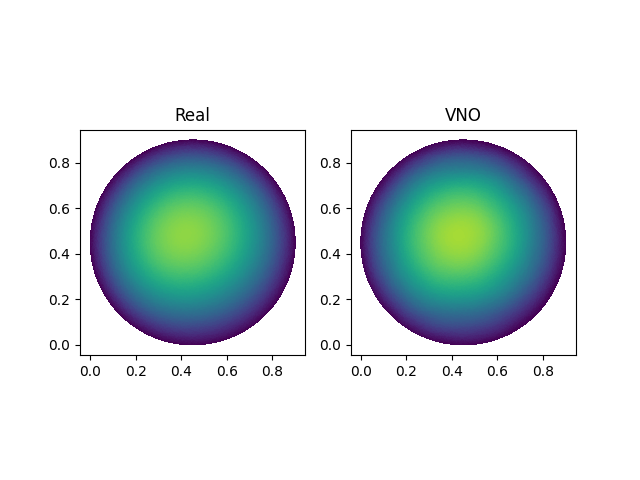

Write Python code to recreate this figure.
import torch
import torch.nn as nn
import torch.nn.functional as F
from darcyflowcircle import DarcyFlowCircle
import torch.nn as nn
import torch
import numpy as np
from tqdm import trange
from time import time

# class for fully nonequispaced 2d points, using the F-FNO approach
class FVFT:
    def __init__(self, x_positions, y_positions, modes):
        # it is important that positions are scaled between 0 and 2*pi
        x_positions -= torch.min(x_positions)
        self.x_positions = x_positions * 6.28 / (torch.max(x_positions) + 1)
        y_positions -= torch.min(y_positions)
        self.y_positions = y_positions * 6.28 / (torch.max(y_positions) + 1)
        self.number_points = x_positions.shape[1]
        self.batch_size = x_positions.shape[0]
        self.modes = modes

        self.X_ = torch.arange(modes).repeat(self.batch_size, 1)[:,:,None].float().cuda()
        self.Y_ = torch.arange(modes).repeat(self.batch_size, 1)[:,:,None].float().cuda()


        self.V_fwd_X, self.V_inv_X, self.V_fwd_Y, self.V_inv_Y = self.make_matrix()

    def make_matrix(self):
        X_mat = torch.bmm(self.X_, self.x_positions[:,None,:])
        Y_mat = (torch.bmm(self.Y_, self.y_positions[:,None,:]))
        forward_mat_X = torch.exp(-1j* (X_mat))
        forward_mat_Y = torch.exp(-1j* (Y_mat))

        inverse_mat_X = torch.conj(forward_mat_X).permute(0,2,1)
        inverse_mat_Y = torch.conj(forward_mat_Y).permute(0,2,1)

        return forward_mat_X, inverse_mat_X, forward_mat_Y, inverse_mat_Y

    def forward(self, data):
        fwd_X = torch.bmm(self.V_fwd_X, data)
        fwd_Y = torch.bmm(self.V_fwd_Y, data)
        return fwd_X, fwd_Y

    def inverse(self, data_x, data_y):
        inv_X = torch.bmm(self.V_inv_X, data_x)
        inv_Y = torch.bmm(self.V_inv_Y, data_y)
        return inv_X, inv_Y


class SpectralConv2d_SMM (nn.Module):
    def __init__(self, in_channels, out_channels, modes1, modes2):
        super(SpectralConv2d_SMM, self).__init__()

        """
        2D Fourier layer. It does FFT, linear transform, and Inverse FFT.    
        """

        self.in_channels = in_channels
        self.out_channels = out_channels
        self.modes1 = modes1 #Number of Fourier modes to multiply, at most floor(N/2) + 1
        self.modes2 = modes2

        # pdb.set_trace()

        self.scale = (1 / (in_channels * out_channels))
        self.weights1 = nn.Parameter(
            self.scale * torch.rand(in_channels, out_channels, self.modes1, dtype=torch.cfloat))
        self.weights2 = nn.Parameter(
            self.scale * torch.rand(in_channels, out_channels, self.modes1, dtype=torch.cfloat))


    # Complex multiplication
    def compl_mul2d(self, input, weights):
        # (batch, in_channel, x,y ), (in_channel, out_channel, x,y) -> (batch, out_channel, x,y)
        return torch.einsum("bixy,ioxy->boxy", input, weights)

    # Complex multiplication and complex batched multiplications
    def compl_mul1d(self, input, weights):
        # (batch, in_channel, x ), (in_channel, out_channel, x) -> (batch, out_channel, x)
        return torch.einsum("bix,iox->box", input, weights)

    def forward(self, x, transformer):
        x = x.permute(0, 2, 1)
        
        # Compute Fourier coeffcients up to factor of e^(- something constant)
        x_ft, y_ft = transformer.forward(x.cfloat()) #[4, 20, 32, 16]
        x_ft = x_ft.permute(0, 2, 1)
        y_ft = y_ft.permute(0, 2, 1)

        # Multiply relevant Fourier modes
        out_ft_x = self.compl_mul1d(x_ft, self.weights1)
        out_ft_y = self.compl_mul1d(y_ft, self.weights1)

        #Return to physical space
        out_ft_x = out_ft_x.permute(0, 2, 1)
        out_ft_y = out_ft_y.permute(0, 2, 1)

        x, y = transformer.inverse(out_ft_x, out_ft_y) # x [4, 20, 512, 512]
        x = x+y
        x = x.permute(0, 2, 1)
        x = x / x.size(-1) * 2

        return x.real
    

class PreVNO(nn.Module):
    # Set a class attribute for the default configs.
    def __init__ (self, modes1,modes2,width,points):
        super(PreVNO, self).__init__()

        self.modes1 = modes1
        self.modes2 = modes2
        self.width = width
        self.padding = 2 # pad the domain if input is non-periodic

        # Predictions are normalized, we need the output denormalized


        self.fc0 = nn.Linear(1, self.width)
        # input channel is 12: the solution of the previous 10 timesteps + 2 locations (u(t-10, x, y), ..., u(t-1, x, y),  x, y)

        self.conv0 = SpectralConv2d_SMM(self.width, self.width, self.modes1, self.modes2)
        self.conv1 = SpectralConv2d_SMM(self.width, self.width, self.modes1, self.modes2)
        self.conv2 = SpectralConv2d_SMM(self.width, self.width, self.modes1, self.modes2)
        self.conv3 = SpectralConv2d_SMM(self.width, self.width, self.modes1, self.modes2)
        self.w01 = nn.Conv1d(self.width, self.width, 1)
        self.w02 = nn.Conv1d(self.width, self.width, 1)
        self.w11 = nn.Conv1d(self.width, self.width, 1)
        self.w12 = nn.Conv1d(self.width, self.width, 1)
        self.w21 = nn.Conv1d(self.width, self.width, 1)
        self.w22 = nn.Conv1d(self.width, self.width, 1)
        self.w31 = nn.Conv1d(self.width, self.width, 1)
        self.w32 = nn.Conv1d(self.width, self.width, 1)

        self.fc1 = nn.Linear(self.width, 128)
        self.fc2 = nn.Linear(128, 1)
        self.transform = FVFT(points[:,:,0], points[:,:,1], self.modes1)

    def forward (self, x):
        # Elasticity has these two as inputs

        x = self.fc0(x)
        x = x.permute(0, 2, 1)

        x1 = self.conv0(x, self.transform)
        x2 = self.w01(x1)
        x3 = F.gelu(x2)
        x4 = self.w02(x3)
        x = F.gelu(x4) + x

        x1 = self.conv1(x, self.transform)
        x2 = self.w11(x1)
        x3 = F.gelu(x2)
        x4 = self.w12(x3)
        x = F.gelu(x4) + x

        x1 = self.conv2(x, self.transform)
        x2 = self.w21(x1)
        x3 = F.gelu(x2)
        x4 = self.w22(x3)
        x = F.gelu(x4) + x

        x1 = self.conv3(x, self.transform)
        x2 = self.w31(x1)
        x3 = F.gelu(x2)
        x4 = self.w32(x3)
        x = F.gelu(x4) + x

        # x = x[..., :-self.padding, :-self.padding]
        x = x.permute(0, 2, 1)
        x = self.fc1(x)
        x = F.gelu(x)
        x = self.fc2(x)
        return x
    


BATCH_SIZE=1
a=DarcyFlowCircle(BATCH_SIZE)
triangles=a.triangles
sc_matrix=a.sc_matrix
points=a.points.unsqueeze(0).repeat(BATCH_SIZE,1,1).cuda()
train_dataloader=a.train_loader
test_dataloader=a.test_loader
model=PreVNO(12,12,100,points).cuda()


model_parameters = filter(lambda p: p.requires_grad, model.parameters())
params = sum([np.prod(p.size()) for p in model_parameters])
print(params)
a,b=a.train_dataset.tensors
a_max=torch.max(a).cuda()
a_min=torch.min(a).cuda()
b_max=torch.max(b).cuda()
b_min=torch.min(b).cuda()


Epochs=10
optimizer=torch.optim.Adam(model.parameters(),lr=0.001)
loss_fn=nn.MSELoss()
sup_m=0
low_m=0
t=0
for epoch in trange(Epochs):
    start=time()
    for batch in train_dataloader:
        optimizer.zero_grad()
        v,u=batch
        v=v.reshape(v.shape[0],-1,1).cuda()
        u=u.reshape(u.shape[0],-1,1).cuda()
        v=(v-a_min)/(a_max-a_min)
        u=(u-b_min)/(b_max-b_min)
        pred=model(v)
        pred=pred.reshape(pred.shape[0],-1,1)
        loss=torch.linalg.norm(pred-u)
        loss.backward()
        optimizer.step()
        t=t+BATCH_SIZE
        if t==1:
            end=time()
            print(end-start)
        with torch.no_grad():
            sup_m+=torch.sum(torch.linalg.norm(pred-u,axis=1)**2)/(len(train_dataloader))
            low_m+=torch.sum(torch.linalg.norm(u,axis=1)**2)/(len(train_dataloader))
    with torch.no_grad():
        print(f'Epoch: {epoch}, Loss: {torch.sqrt(sup_m/low_m)}')
        print(torch.var(pred))
        print(torch.var(u))



model=model.eval()
pred=pred.reshape(pred.shape[0],-1)

def norm(u):
    return u@sc_matrix@u.T

train_rel_loss=0
sup_train_loss=0
low_train_loss=0
with torch.no_grad():
    for batch in train_dataloader:
        v,u=batch
        v=v.reshape(v.shape[0],-1,1).cuda()
        v=(v-a_min)/(a_max-a_min)
        pred=model.forward(v)*(b_max-b_min)+b_min
        u=u.reshape(u.shape[0],-1)
        pred=pred.reshape(pred.shape[0],-1)
        u=u.cpu().numpy()
        pred=pred.cpu().numpy()
        train_rel_loss+=np.mean(np.sqrt(np.diag(norm(u-pred))/np.diag(norm(u))))/len(train_dataloader)

print(train_rel_loss)

test_rel_loss=0
sup_test_loss=0
low_test_loss=0
with torch.no_grad():
    for batch in test_dataloader:
        v,u=batch
        v=v.reshape(v.shape[0],-1,1).cuda()
        v=(v-a_min)/(a_max-a_min)
        pred=model.forward(v)*(b_max-b_min)+b_min
        u=u.reshape(u.shape[0],-1)
        pred=pred.reshape(pred.shape[0],-1)
        u=u.cpu().numpy()
        pred=pred.cpu().numpy()
        test_rel_loss+=np.mean(np.sqrt(np.diag(norm(u-pred))/np.diag(norm(u))))/len(test_dataloader)


print(test_rel_loss)


import matplotlib.pyplot as plt
import matplotlib.tri as tri
points=points.cpu().numpy().reshape(-1,2)
triang=tri.Triangulation(points[:,0],points[:,1],triangles)
fig1, ax1 = plt.subplots(1,2)
ax1[0].set_aspect('equal')
ax1[0].set_title('Real')
tpc = ax1[0].tripcolor(triang, u[-1], shading='flat',vmin=b_min,vmax=b_max)
ax1[1].set_aspect('equal')
ax1[1].set_title('VNO')
tpc = ax1[1].tripcolor(triang, pred[-1], shading='flat',vmin=b_min,vmax=b_max)
#fig1.colorbar(tpc)
fig1.savefig('vno.png')